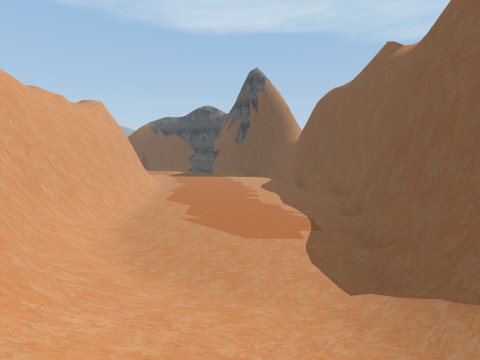
[1] (above)

15 first-person views from a walk through a scene from a Unity 3-D project. The camera is 1.4 m above the floor, tilts 6° down and sees 80° across. The floor is counted in squares, 2 m on a side. Each view is taken from the middle of a square. On the plan, view 1 faces up. The plan holds only what a view shows up to about 10 squares ahead; the rest is blank. The place goes on beyond the plan. Some surface patterns are stand-ins.

[2]
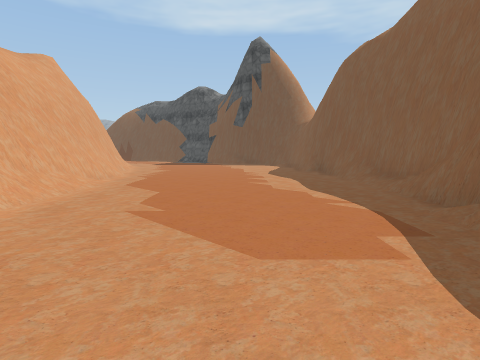

[3]
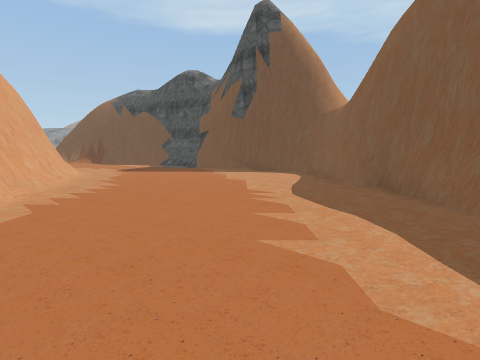

[4]
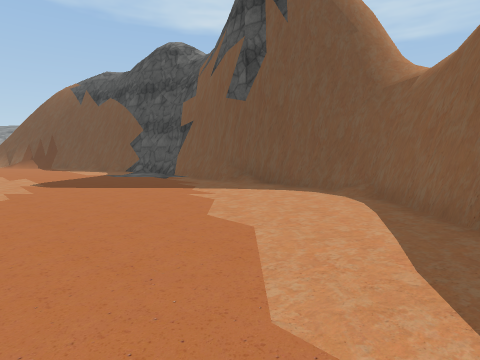

[5]
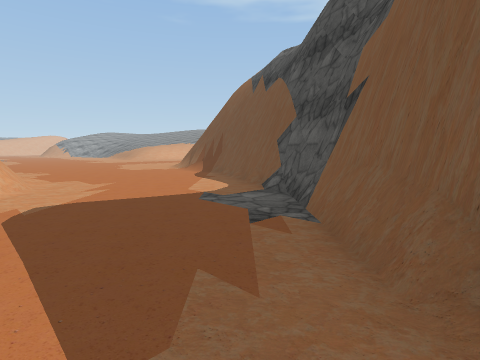

[6]
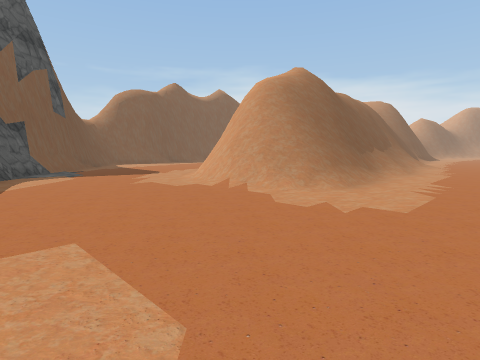

[7]
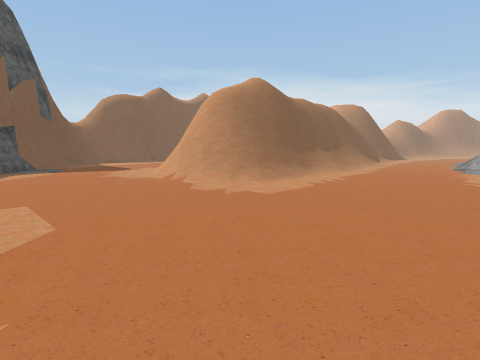

[8]
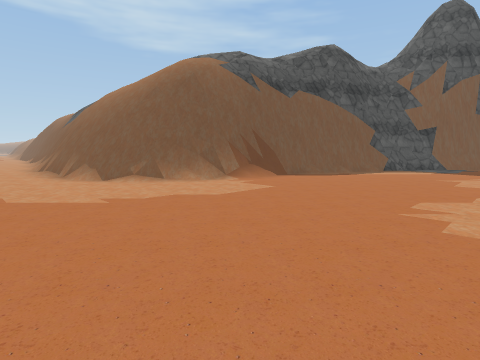

[9]
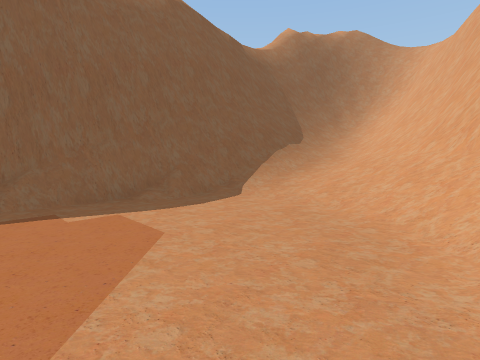

[10]
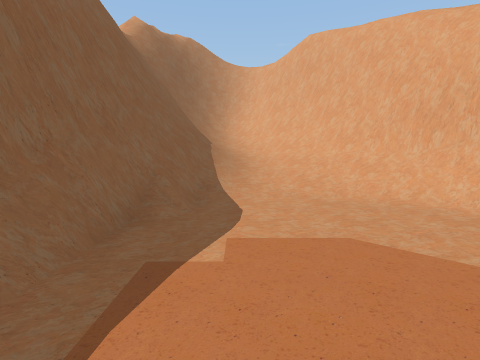

[11]
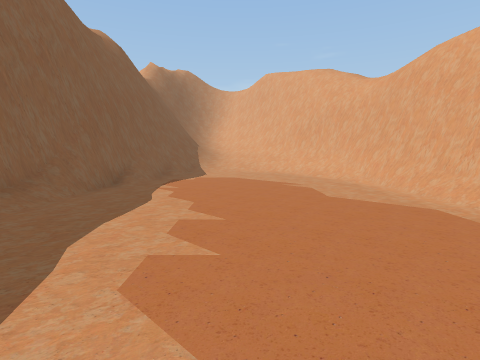

[12]
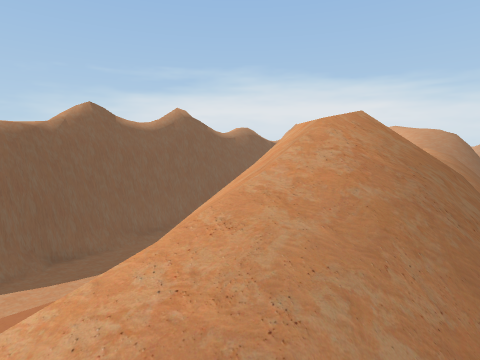

[13]
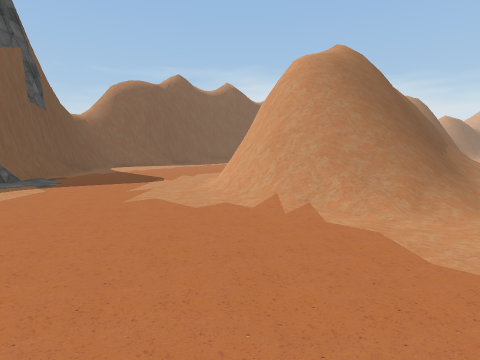

[14]
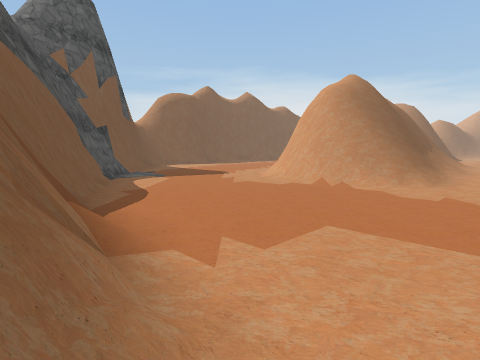

[15]
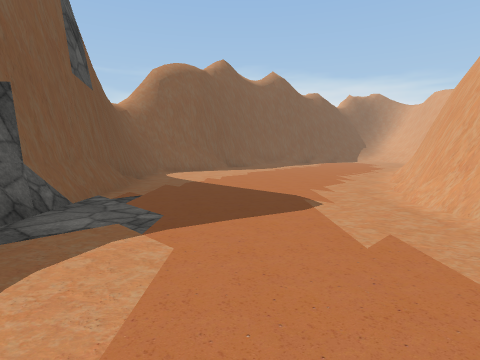

### Floor plan
Key: @ floor where view 1 was taken; # wall or solid block; . main floor; : floor 6 m higher than the main floor; + floor 6.25 m higher than the main floor; * floor 7 m higher than the main floor; % floor 8 m higher than the main floor; & floor 9 m higher than the main floor; $ floor 9.5 m higher than the main floor; / step, stairs or slope; = window, fence, low wall or low ledge; v drop or lower ground.
Columns run from 14 left of view 1 to 5 right of it. Each row starts with its distance up from view 1.
 26  .##//
 25  ..##///
 24  ..##vvv//
 23  ...#### vv
 22 ....../####vv/
 21 ..........##vv#
 20 ...........####
 19 ............###
 18 .............#####
 17 ......=#.......###=
 16 .....//##.......#v/
 15  ....///##......###
 14  ....##//#......##
 13  ....##v/#/......#%
 12  ..../#v*##......#v
 11  ..../#v+ #......#v
 10  /.../#v:/#......#
  9  /.../#v+/#/.....#
  8      /# /v#/.....#
  7         //##.....#v
  6         // #.....#v
  5          +v#....##v
  4           /#/...##v
  3           /##/..##v
  2           /v#///##v
  1           //##//##v
  0            /##@/##v
 -1            /v#=/=#v
 -2             /v#/##vv
 -3             &v#/#v$
 -4               ###v
 -5               ///

Where each view was taken, in squares from view 1:
view 1: 0 up, 0 right, facing up
view 2: 3 up, 0 right, facing up
view 3: 7 up, 0 right, facing up
view 4: 11 up, 0 right, facing up
view 5: 16 up, 0 right, facing up-left
view 6: 21 up, 12 left, facing down-right
view 7: 21 up, 14 left, facing down-right
view 8: 17 up, 14 left, facing up-right
view 9: 6 up, 2 left, facing down-right
view 10: 7 up, 1 right, facing down
view 11: 12 up, 0 right, facing down
view 12: 14 up, 7 left, facing down-right
view 13: 20 up, 10 left, facing down-right
view 14: 23 up, 11 left, facing down-right
view 15: 20 up, 6 left, facing down-right
